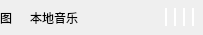
<?xml version="1.0" encoding="UTF-8"?>
<ui version="4.0">
 <class>btForm</class>
 <widget class="QWidget" name="btForm">
  <property name="geometry">
   <rect>
    <x>0</x>
    <y>0</y>
    <width>200</width>
    <height>35</height>
   </rect>
  </property>
  <property name="windowTitle">
   <string>Form</string>
  </property>
  <layout class="QHBoxLayout" name="horizontalLayout">
   <property name="spacing">
    <number>0</number>
   </property>
   <property name="leftMargin">
    <number>0</number>
   </property>
   <property name="topMargin">
    <number>0</number>
   </property>
   <property name="rightMargin">
    <number>0</number>
   </property>
   <property name="bottomMargin">
    <number>0</number>
   </property>
   <item>
    <widget class="QWidget" name="btStyle" native="true">
     <property name="styleSheet">
      <string notr="true">#btStyle:hover
{
	background-color:#D8D8D8;
}</string>
     </property>
     <layout class="QHBoxLayout" name="horizontalLayout_2">
      <property name="spacing">
       <number>0</number>
      </property>
      <property name="leftMargin">
       <number>0</number>
      </property>
      <property name="topMargin">
       <number>0</number>
      </property>
      <property name="rightMargin">
       <number>0</number>
      </property>
      <property name="bottomMargin">
       <number>0</number>
      </property>
      <item>
       <widget class="QLabel" name="btIcon">
        <property name="minimumSize">
         <size>
          <width>30</width>
          <height>0</height>
         </size>
        </property>
        <property name="maximumSize">
         <size>
          <width>30</width>
          <height>16777215</height>
         </size>
        </property>
        <property name="text">
         <string>图</string>
        </property>
       </widget>
      </item>
      <item>
       <widget class="QLabel" name="btText">
        <property name="minimumSize">
         <size>
          <width>128</width>
          <height>0</height>
         </size>
        </property>
        <property name="maximumSize">
         <size>
          <width>128</width>
          <height>16777215</height>
         </size>
        </property>
        <property name="text">
         <string>本地音乐</string>
        </property>
       </widget>
      </item>
      <item>
       <widget class="QWidget" name="lineBox" native="true">
        <property name="minimumSize">
         <size>
          <width>45</width>
          <height>0</height>
         </size>
        </property>
        <property name="maximumSize">
         <size>
          <width>45</width>
          <height>16777215</height>
         </size>
        </property>
        <property name="styleSheet">
         <string notr="true">QLabel
{
	background-color:#FFFFFF;
}
</string>
        </property>
        <layout class="QHBoxLayout" name="horizontalLayout_3">
         <property name="spacing">
          <number>0</number>
         </property>
         <property name="leftMargin">
          <number>0</number>
         </property>
         <property name="topMargin">
          <number>0</number>
         </property>
         <property name="rightMargin">
          <number>0</number>
         </property>
         <property name="bottomMargin">
          <number>0</number>
         </property>
         <item>
          <widget class="QLabel" name="line1">
           <property name="minimumSize">
            <size>
             <width>2</width>
             <height>18</height>
            </size>
           </property>
           <property name="maximumSize">
            <size>
             <width>2</width>
             <height>18</height>
            </size>
           </property>
           <property name="text">
            <string/>
           </property>
          </widget>
         </item>
         <item>
          <widget class="QLabel" name="line2">
           <property name="minimumSize">
            <size>
             <width>2</width>
             <height>18</height>
            </size>
           </property>
           <property name="maximumSize">
            <size>
             <width>2</width>
             <height>18</height>
            </size>
           </property>
           <property name="text">
            <string/>
           </property>
          </widget>
         </item>
         <item>
          <widget class="QLabel" name="line3">
           <property name="minimumSize">
            <size>
             <width>2</width>
             <height>18</height>
            </size>
           </property>
           <property name="maximumSize">
            <size>
             <width>2</width>
             <height>18</height>
            </size>
           </property>
           <property name="text">
            <string/>
           </property>
          </widget>
         </item>
         <item>
          <widget class="QLabel" name="line4">
           <property name="minimumSize">
            <size>
             <width>2</width>
             <height>18</height>
            </size>
           </property>
           <property name="maximumSize">
            <size>
             <width>2</width>
             <height>18</height>
            </size>
           </property>
           <property name="text">
            <string/>
           </property>
          </widget>
         </item>
        </layout>
       </widget>
      </item>
     </layout>
    </widget>
   </item>
  </layout>
 </widget>
 <resources/>
 <connections/>
</ui>
